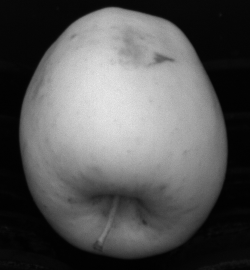
#> input picture Task2pics/C0_000004.png, 250 x 270 px, given in place of C0_000004.png.png, which was not available
$ python -i secondTask.py   (imports and definitions only)
#> lines starting #> are read from the running program, lines starting #| are printed output that depends on the picture; after the words box and inside, x2 and y2 are one past the last pixel; in counts of white or black regions, pixels touching at a corner belong together; pictures that were not available may be replaced by others from this repository, and a replacement may not be noted
#> the answer given: Task2pics/C0_000004.png
#> in run2, nir_image is the input picture: shape (270, 250); min 0, max 231, mean 87.5
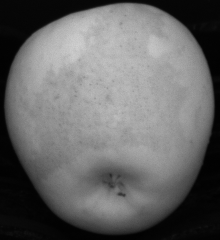
#> input picture Task2pics/C0_000005.png, 220 x 240 px, given in place of C0_000004.png.png, which was not available
#> in run2, color_image is the input picture: shape (240, 220, 3); min 1, max 208, mean 102.8
import cv2
import numpy as np
import matplotlib.pyplot as plt
from mpl_toolkits.mplot3d import Axes3D
from sklearn.cluster import KMeans
from scipy.spatial.distance import mahalanobis


def segment_fruit(nir_image, rgb_image):

    #Application of a Gaussian Blur
    blur_nir = cv2.GaussianBlur(nir_image,(3,3),0)


    #-------------------------------!!!!!!!!!!!!!!!!!!!!!!!!!!!!!-------------------------------------
    #For the Histogram and finding the optimal threshold value. Can be run only once during the start to find the best threshold value
    #otsu_value = plot_nir_histogram_with_threshold(nir_image)
    #print('otsu_value',otsu_value)

    #Thresholding to segment the image
    th, thresh = cv2.threshold(blur_nir, 50, 255, cv2.THRESH_BINARY)
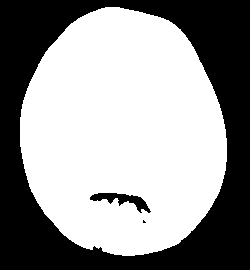
#> thresh: shape (270, 250); 58.9% white; 3 black regions (1 under 20 px), largest, box (x1, y1, x2, y2) and area: (0, 0, 250, 270) 27240, (90, 193, 151, 213) 480

    #filling of the holes inside the fruit blob using a flood-fill approach
    h, w = thresh.shape[:2]
#> h = 270; w = 250
    m1 = np.zeros((h+2, w+2), np.uint8)
    ff1 = thresh.copy()
    cv2.floodFill(ff1, m1, (0,0), 255)
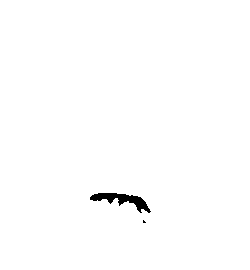
#> ff1: shape (270, 250); 99.3% white; 2 black regions (1 under 20 px), largest, box (x1, y1, x2, y2) and area: (90, 193, 151, 213) 480

    #we then invert the result obtained by the floodfill operation in order to highlight the holes
    holes = cv2.bitwise_not(ff1)

    #Mask of the apples
    mask_nir = holes | thresh
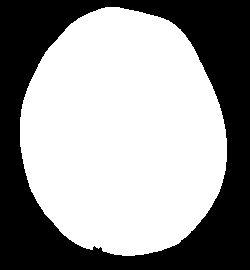
#> mask_nir: shape (270, 250); 59.6% white; 1 black region, box (x1, y1, x2, y2) and area: (0, 0, 250, 270) 27240
    mask_rgb = cv2.cvtColor(mask_nir, cv2.COLOR_GRAY2RGB)
    cv2.imshow('mask_nir',mask_nir)

    #Application of the masks to infrared images
    seg_nir = nir_image * (mask_nir/255)

    #Application of the masks to colored images
    ones = np.ones(rgb_image.shape, dtype=int)
#> (the run stopped early here; a loop or call above may not have finished)
